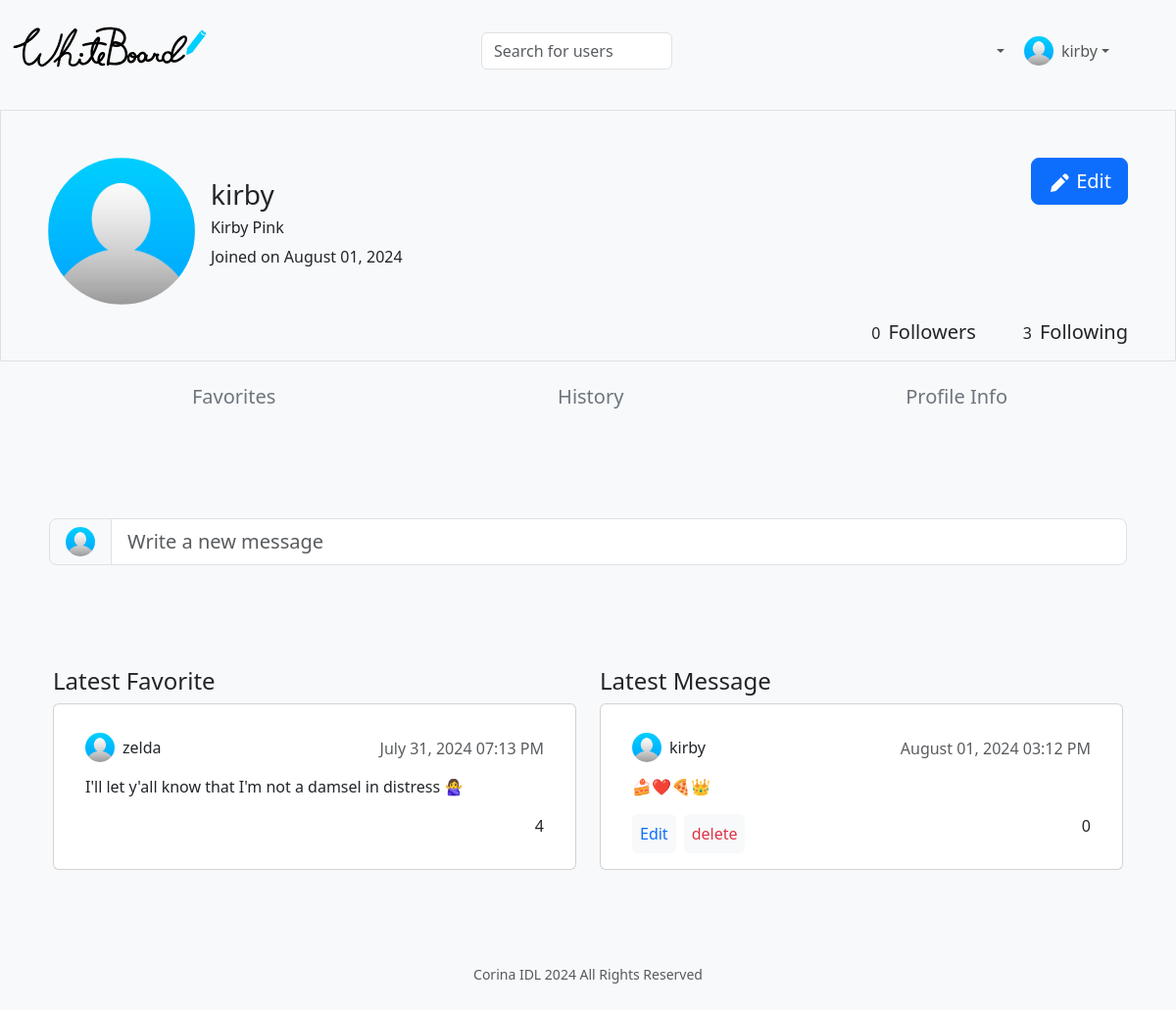
The page /profile-kirby (signed in) on the database as committed earlier.
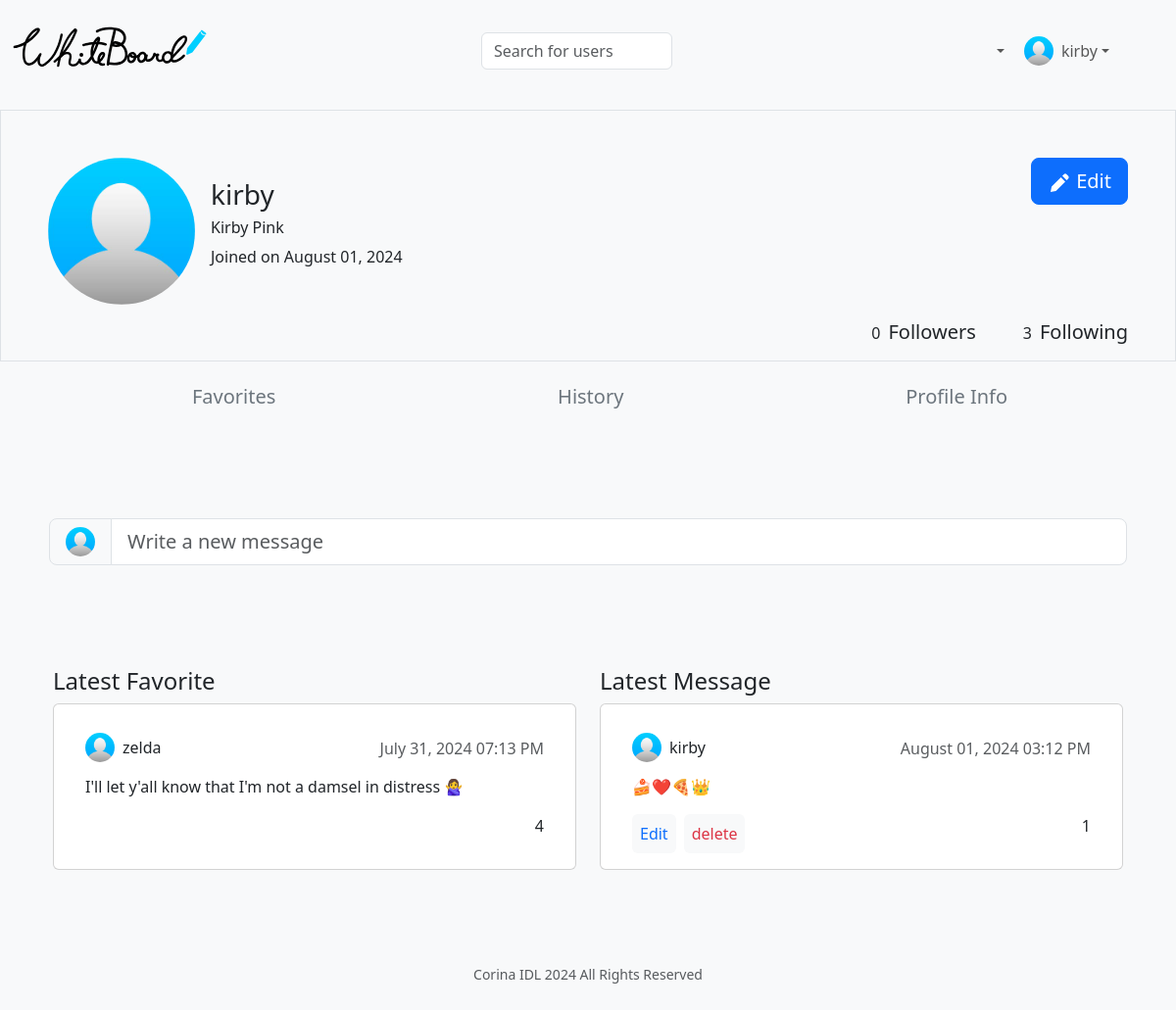
The same page on the database as committed later.
### tables this page shows
CREATE TABLE messages (
	id INTEGER PRIMARY KEY AUTOINCREMENT NOT NULL,
	user_id INTEGER NOT NULL,
	content TEXT NOT NULL,
	date NUMERIC NOT NULL,
	likes INTEGER NOT NULL DEFAULT 0,
	FOREIGN KEY (user_id) REFERENCES users (id)
);

CREATE TABLE users (
	id INTEGER PRIMARY KEY AUTOINCREMENT NOT NULL,
	name TEXT NOT NULL,
	email TEXT NOT NULL,
	pass TEXT NOT NULL,
	username TEXT NOT NULL
, image TEXT NOT NULL DEFAULT "avatar.jpg", joined NUMERIC NOT NULL DEFAULT "2024-07-28", workplace TEXT NOT NULL DEFAULT "Place of current work", studies TEXT NOT NULL DEFAULT "School were you graduated", location TEXT NOT NULL DEFAULT "Place where you live", phone TEXT NOT NULL DEFAULT "Your phone number");

### app.py (the view, shortened to what this page needs)
@app.route("/profile-<username>")
@login_required
def profile(username):
    path = "profile-"+username
    if not username:
        return render_template("notfound.html")
    users = db.execute("SELECT * FROM users WHERE id = ?", session["user_id"])
    profile = db.execute("SELECT * FROM users WHERE username = ?", username)
    if not profile:
        return render_template("notfound.html")
    for row in profile:
        profile_id = row["id"]
        if profile_id == session["user_id"]:
            row["session"] = True
    followers = db.execute("SELECT COUNT(follows) FROM followers JOIN users ON followers.follows = users.id WHERE users.username = ? AND followers.user_id != ?", username, profile_id)
    for item in followers:
        total_followers = item["COUNT(follows)"]
    following = db.execute("SELECT COUNT(user_id) FROM followers JOIN users ON followers.user_id = users.id WHERE users.username = ? AND followers.follows != ?", username, profile_id)
    for item in following:
        total_following = item["COUNT(user_id)"]
    favorite = db.execute("SELECT message_id, username, image, users.id AS id, content, likes, date FROM favorites, users, messages WHERE favorites.message_id = messages.id AND messages.user_id = users.id AND favorites.user_id = ? ORDER BY date DESC LIMIT 1", profile_id)
    message = db.execute("SELECT users.id AS id, username, image, content, likes, date, messages.id AS msg_id FROM users JOIN messages ON users.id = messages.user_id WHERE users.username = ? ORDER BY messages.date DESC LIMIT 1", username)
    return render_template("profile.html", users=users, profile=profile, followers=total_followers, following=total_following, favorite=favorite, message=message, path=path)

### app.py (called while the page is built)
@app.after_request
def after_request(response):
    response.headers["Cache-Control"] = "no-cache, no-store, must-revalidate"
    response.headers["Expires"] = 0
    response.headers["Pragma"] = "no-cache"
    return response

### helpers.py (called while the page is built)
def login_required(f):
    @wraps(f)
    def decorated_function(*args, **kwargs):
        if session.get("user_id") is None:
            return redirect("/login")
        return f(*args, **kwargs)
    return decorated_function

def format_date(date):
    if len(date) > 10:
        date_obj = datetime.datetime.strptime(date, '%Y-%m-%d %H:%M:%S')
        new_format = date_obj.strftime('%B %d, %Y %I:%M %p')
    else:
        date_obj = datetime.datetime.strptime(date, '%Y-%m-%d')
        new_format = date_obj.strftime('%B %d, %Y')
    return new_format

### templates/profile.html (shortened to what the changed rows need)
{% extends "layout.html" %}
{% block main %}
    <div class="container">
        <div class="row">
            <div class="col-sm">
                <div class="card mb-5">
                    <div class="card-body mx-3">
                        {% if message %}
                            {% for row in message %}
                                <div class="d-flex align-items-center justify-content-between">
                                    <a class="nav-link d-flex align-items-center" href="#">
                                        <img src="../static/{{ row.image }}" class="rounded-circle" height="30" width="30" alt="Avatar" loading="lazy" />
                                        <p class="mt-3 ms-2">{{ row.username }}</p>
                                    </a>
                                    <h6 class="card-subtitle mt-1 text-body-secondary">{{ row.date | format_date }}</h6>
                                </div>
                                <p class="card-text">{{ row.content }}</p>
                                {% for user in profile %}
                                    {% if user.session %}
                                        <div class="d-flex justify-content-between gap-2">
                                            <div class="d-flex gap-2">
                                                <a href="#" class="p-2 bg-light rounded" data-bs-toggle="modal" data-bs-target="#edit-msg-modal-{{row.msg_id}}">Edit</a>
                                                <a href="#" class="p-2 bg-light rounded text-danger" data-bs-toggle="modal" data-bs-target="#delete-msg-modal-{{row.msg_id}}">delete</a>
                                            </div>
                                            <div class="d-flex gap-2">
                                                <a href="/liked/{{path}}/{{row.msg_id}}/{{row.id}}"><box-icon name='heart'></box-icon></a>
                                                <p>{{ row.likes }}</p>
                                            </div>
                                        </div>
                                    {% endif %}
                                {% endfor %}
                            {% endfor %}
                        {% else %}
                                <h6 class="text-center text-muted my-5">No messages to show.</h6>
                        {% endif%}
                    </div>
                </div>
            </div>
        </div>
    </div>
{% endblock %}

Rows that differ between the two databases and show on the page:
changed messages "kirby": likes "0" → "1"
